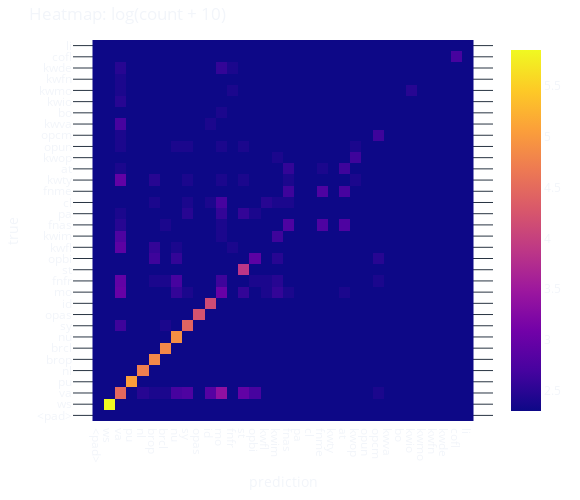

Notebook cell for this chart:
### Markdown cell above
## simple fill

### Code cell
pred_filled = []
for p, pd in zip(pred_tags, pred_tags_det, strict=True):
    pred_filled.append(pd if pd != "uk" else p)

print(pred_filled)
eval(true_tags, pred_filled)

### Figure 1 — Plotly figure (JSON) as saved in the notebook; plotly's stock layout.template omitted (floating-point values rounded to 4 significant figures; data arrays with more than 128 entries replaced by an {"elided": "..."} marker saying what was removed)
{"data": [{"text": {"elided": "34x34 int values"}, "type": "heatmap", "x": ["<pad>", "ws", "va", "pu", "nl", "brop", "brcl", "nu", "sy", "opas", "id", "mo", "fnfr", "st", "opbi", "kwfl", "kwim", "fnas", "pa", "cl", "fnme", "kwty", "at", "kwop", "opun", "opcm", "kwva", "bo", "kwio", "kwmo", "kwfn", "kwde", "cofl", "li"], "y": ["<pad>", "ws", "va", "pu", "nl", "brop", "brcl", "nu", "sy", "opas", "id", "mo", "fnfr", "st", "opbi", "kwfl", "kwim", "fnas", "pa", "cl", "fnme", "kwty", "at", "kwop", "opun", "opcm", "kwva", "bo", "kwio", "kwmo", "kwfn", "kwde", "cofl", "li"], "z": {"elided": "34x34 float values"}}], "layout": {"height": 500, "title": {"text": "Heatmap: log(count + 10)"}, "width": 580, "xaxis": {"dtick": 1, "title": {"text": "prediction"}, "type": "category"}, "yaxis": {"dtick": 1, "scaleanchor": "x", "title": {"text": "true"}, "type": "category"}}}
